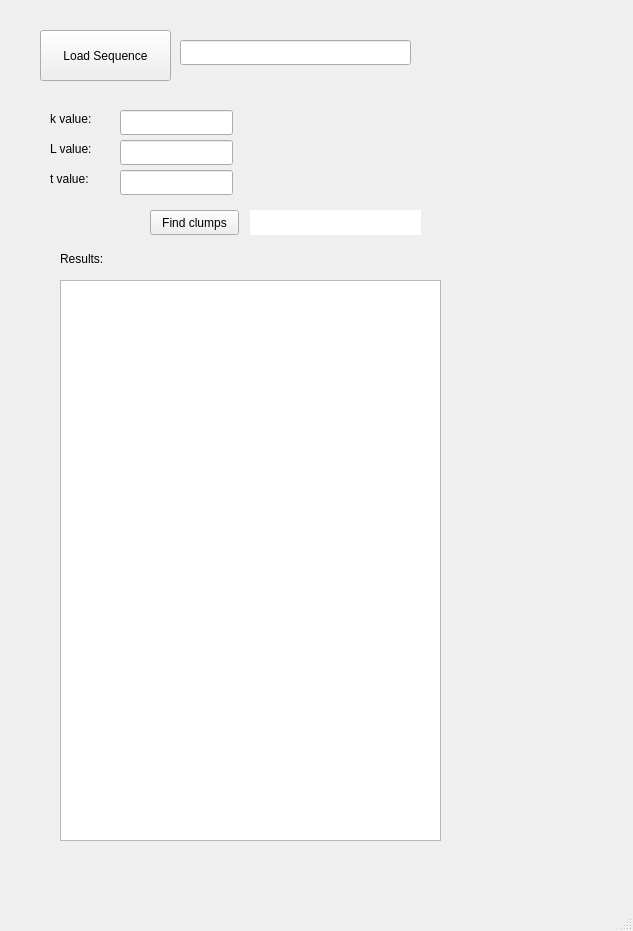
<?xml version="1.0" encoding="UTF-8"?>
<ui version="4.0">
 <class>MainWindow</class>
 <widget class="QMainWindow" name="MainWindow">
  <property name="geometry">
   <rect>
    <x>0</x>
    <y>0</y>
    <width>633</width>
    <height>931</height>
   </rect>
  </property>
  <property name="windowTitle">
   <string>MainWindow</string>
  </property>
  <widget class="QWidget" name="centralwidget">
   <widget class="QLabel" name="label">
    <property name="geometry">
     <rect>
      <x>50</x>
      <y>110</y>
      <width>67</width>
      <height>17</height>
     </rect>
    </property>
    <property name="text">
     <string>k value:</string>
    </property>
   </widget>
   <widget class="QLabel" name="label_2">
    <property name="geometry">
     <rect>
      <x>50</x>
      <y>140</y>
      <width>67</width>
      <height>17</height>
     </rect>
    </property>
    <property name="text">
     <string>L value:</string>
    </property>
   </widget>
   <widget class="QLabel" name="label_3">
    <property name="geometry">
     <rect>
      <x>50</x>
      <y>170</y>
      <width>67</width>
      <height>17</height>
     </rect>
    </property>
    <property name="text">
     <string>t value:</string>
    </property>
   </widget>
   <widget class="QLineEdit" name="txtk">
    <property name="geometry">
     <rect>
      <x>120</x>
      <y>110</y>
      <width>113</width>
      <height>25</height>
     </rect>
    </property>
   </widget>
   <widget class="QLineEdit" name="txtL">
    <property name="geometry">
     <rect>
      <x>120</x>
      <y>140</y>
      <width>113</width>
      <height>25</height>
     </rect>
    </property>
   </widget>
   <widget class="QLineEdit" name="txtt">
    <property name="geometry">
     <rect>
      <x>120</x>
      <y>170</y>
      <width>113</width>
      <height>25</height>
     </rect>
    </property>
   </widget>
   <widget class="QPushButton" name="btnSearch">
    <property name="geometry">
     <rect>
      <x>150</x>
      <y>210</y>
      <width>89</width>
      <height>25</height>
     </rect>
    </property>
    <property name="text">
     <string>Find clumps</string>
    </property>
   </widget>
   <widget class="QLineEdit" name="txtFilePath">
    <property name="geometry">
     <rect>
      <x>180</x>
      <y>40</y>
      <width>231</width>
      <height>25</height>
     </rect>
    </property>
   </widget>
   <widget class="QLabel" name="label_5">
    <property name="geometry">
     <rect>
      <x>60</x>
      <y>250</y>
      <width>67</width>
      <height>17</height>
     </rect>
    </property>
    <property name="text">
     <string>Results:</string>
    </property>
   </widget>
   <widget class="QLineEdit" name="txtStatus">
    <property name="geometry">
     <rect>
      <x>250</x>
      <y>210</y>
      <width>171</width>
      <height>25</height>
     </rect>
    </property>
    <property name="frame">
     <bool>false</bool>
    </property>
    <property name="readOnly">
     <bool>true</bool>
    </property>
   </widget>
   <widget class="QListWidget" name="listResult">
    <property name="geometry">
     <rect>
      <x>60</x>
      <y>280</y>
      <width>381</width>
      <height>561</height>
     </rect>
    </property>
   </widget>
   <widget class="QPushButton" name="pushButton">
    <property name="geometry">
     <rect>
      <x>40</x>
      <y>30</y>
      <width>131</width>
      <height>51</height>
     </rect>
    </property>
    <property name="text">
     <string>Load Sequence</string>
    </property>
   </widget>
  </widget>
  <widget class="QMenuBar" name="menubar">
   <property name="geometry">
    <rect>
     <x>0</x>
     <y>0</y>
     <width>633</width>
     <height>22</height>
    </rect>
   </property>
  </widget>
  <widget class="QStatusBar" name="statusbar"/>
 </widget>
 <resources/>
 <connections/>
</ui>
